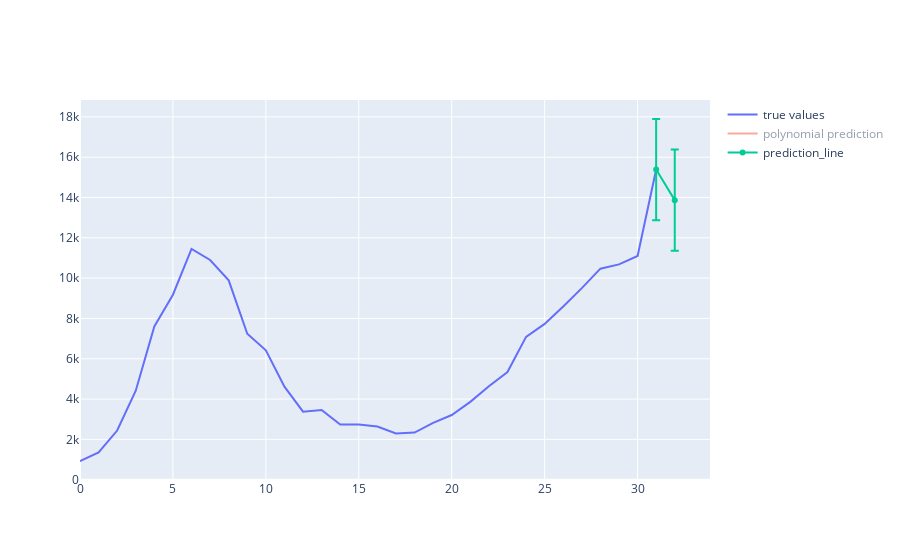

Here is the notebook cell this chart was saved with:
### Code cell
def create_polynomial_plot(data, degree = 5, title = None, full_prediction_visible = False):
    data_dates = get_dates(data)
    data_weekly = get_weekly(data_dates)
    #Make cases have an int rather than a date for regression.
    data_weekly["week"] = [i for i in range(len(data_weekly))]
    
    #Initial plot
    #data_weekly.plot(x = "week")
    
    fig = go.Figure()
    fig.add_scatter(x = data_weekly["week"], y = data_weekly["sum"], name = "true values")
    
    #Make polynomial regression for cases
    poly_features = PolynomialFeatures(degree = degree)
    lin_reg = LinearRegression()
    X = np.array(data_weekly["week"]).reshape(-1,1)
    
    X_poly = poly_features.fit_transform(X)
    #print(X_poly)
    lin_reg.fit(X_poly, data_weekly["sum"])
    
    y_predict = lin_reg.predict(X_poly)
    y_err = math.sqrt(sum((y_predict-data_weekly["sum"])**2)/(len(y_predict) - 2))
    x_bar = sum(data_weekly["week"])/len(data_weekly["week"])
    x_err = 1
    #print(sum(data_weekly["week"])/len(data_weekly["week"]))
    #print(y_err)
    #print(x_err)
    
    std_error = y_err/x_err
    #print(std_error)
    
    intervel = 1.96 * std_error
    
    #Initial plot

    X_reg = poly_features.fit_transform(np.array([i for i in range(len(data_weekly) + 1)]).reshape(-1,1))
    X_plot = np.array([i for i in range(len(data_weekly) + 1)]).reshape(-1,1)
    y_reg = lin_reg.predict(X_reg)
    
    reg_df = pd.DataFrame(X_plot, columns = ["X_plot"])
    y_frame = pd.DataFrame(y_reg, columns = ["y_reg"])
    
    reg_df = reg_df.join(y_frame)
    
    visible = "legendonly"
    
    if full_prediction_visible:
        visible = None
    fig.add_scatter(x = reg_df["X_plot"], y = reg_df["y_reg"], name = "polynomial prediction", error_y = {"type": "constant", "value": intervel}, visible = visible)
    
    
    #Add prediction line
    X_predict_line = np.array([data_weekly["week"].iloc[-1], reg_df["X_plot"].iloc[-1]]).reshape(-1,1)
    
    
    y_predict_line = [data_weekly["sum"].iloc[-1], lin_reg.predict(X_reg[-1].reshape(1, -1))[0]]
    print(y_predict_line)
    #print(X_reg[-1].reshape(1, -1))
    
    predict_line_df = pd.DataFrame(X_predict_line, columns = ["X_predict_line"])
    y_predict_line_frame = pd.DataFrame(y_predict_line, columns = ["y_predict_line"])
    #print(reg_df)
    predict_line_df = predict_line_df.join(y_predict_line_frame)
    predict_line_df["error"] = intervel
    
    fig.add_scatter(x = predict_line_df["X_predict_line"], y = predict_line_df["y_predict_line"], name = "prediction_line", error_y = {"type": "constant", "value": intervel})

    if title != None:
        #plt.title(title)
        fig.update_layout(title = title)
        
    fig.show()
    IPython.display.display(IPython.display.Image(fig.to_image(format = "png"))) #Return static image for viewing
create_polynomial_plot(fl_cases)

### Figure 1 — Plotly figure (JSON) as saved in the notebook; plotly's stock layout.template omitted (floating-point values rounded to 4 significant figures)
{"data": [{"name": "true values", "type": "scatter", "x": [0, 1, 2, 3, 4, 5, 6, 7, 8, 9, 10, 11, 12, 13, 14, 15, 16, 17, 18, 19, 20, 21, 22, 23, 24, 25, 26, 27, 28, 29, 30, 31], "y": [926.6, 1347.0, 2438.0, 4415.0, 7599.0, 9176.0, 11450.0, 10900.0, 9888.0, 7241.0, 6417.0, 4612.0, 3374.0, 3455.0, 2740.0, 2733.0, 2635.0, 2293.0, 2340.0, 2821.0, 3207.0, 3860.0, 4639.0, 5339.0, 7087.0, 7728.0, 8596.0, 9502.0, 10470.0, 10680.0, 11100.0, 15390.0]}, {"error_y": {"type": "constant", "value": 2509.0}, "name": "polynomial prediction", "type": "scatter", "visible": "legendonly", "x": [0, 1, 2, 3, 4, 5, 6, 7, 8, 9, 10, 11, 12, 13, 14, 15, 16, 17, 18, 19, 20, 21, 22, 23, 24, 25, 26, 27, 28, 29, 30, 31, 32], "y": [-1585.0, 2187.0, 4960.0, 6880.0, 8084.0, 8698.0, 8837.0, 8606.0, 8101.0, 7407.0, 6600.0, 5748.0, 4909.0, 4133.0, 3462.0, 2929.0, 2559.0, 2371.0, 2375.0, 2577.0, 2973.0, 3554.0, 4304.0, 5202.0, 6223.0, 7332.0, 8493.0, 9663.0, 10800.0, 11840.0, 12740.0, 13440.0, 13870.0]}, {"error_y": {"type": "constant", "value": 2509.0}, "name": "prediction_line", "type": "scatter", "x": [31, 32], "y": [15390.0, 13870.0]}], "layout": {}}
